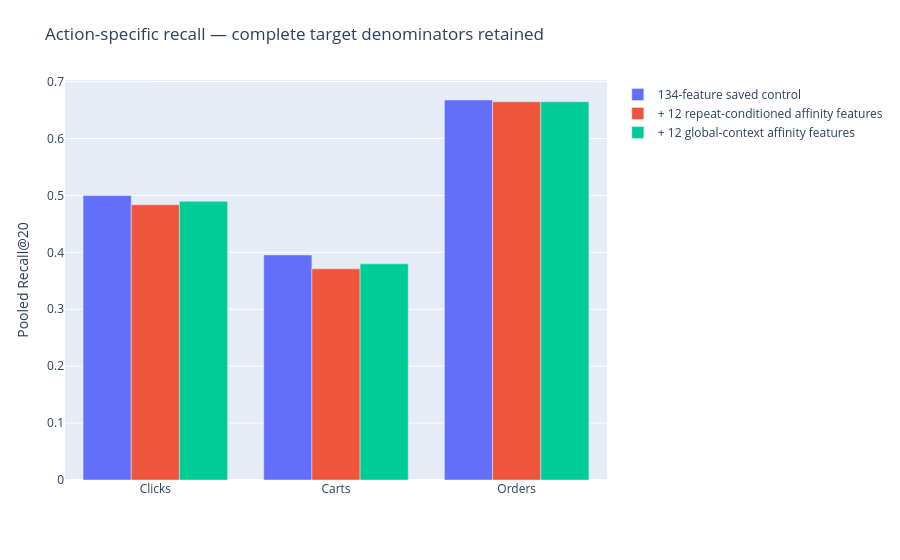

Notebook cell for this chart:
### Markdown cell above
## Action-specific recall

### Code cell
view.show_chart(4)

### Figure 1 — Plotly figure (JSON) as saved in the notebook; plotly's stock layout.template omitted (floating-point values rounded to 4 significant figures)
{"data": [{"name": "134-feature saved control", "type": "bar", "x": ["Clicks", "Carts", "Orders"], "y": [0.4997, 0.3955, 0.6677]}, {"name": "+ 12 repeat-conditioned affinity features", "type": "bar", "x": ["Clicks", "Carts", "Orders"], "y": [0.4836, 0.3711, 0.6646]}, {"name": "+ 12 global-context affinity features", "type": "bar", "x": ["Clicks", "Carts", "Orders"], "y": [0.4896, 0.3798, 0.6646]}], "layout": {"barmode": "group", "margin": {"b": 80, "l": 65, "r": 35, "t": 80}, "title": {"text": "Action-specific recall — complete target denominators retained"}, "yaxis": {"title": {"text": "Pooled Recall@20"}}}}
